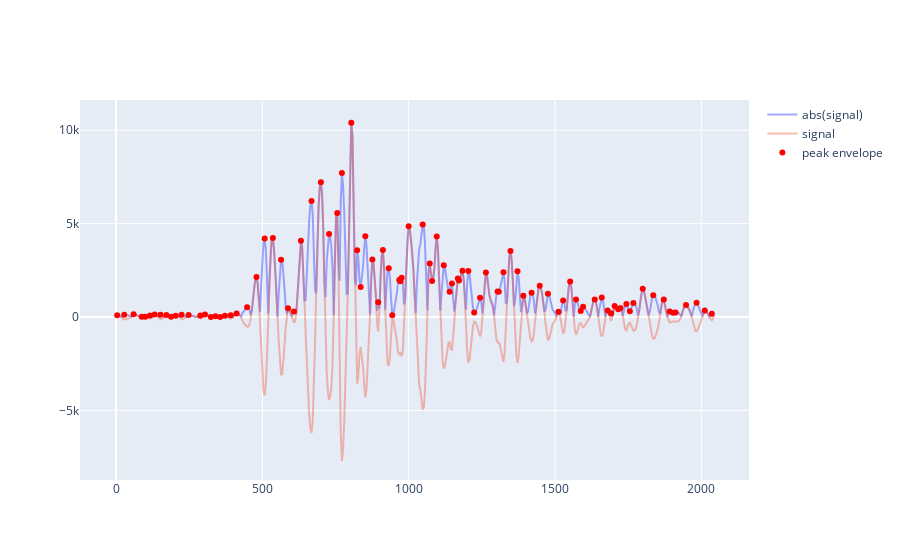

Notebook source saved alongside this figure:
### Code cell
fig = go.Figure()

fig.add_trace(go.Scatter(
    x=df.Time,
    y=df["abs"],
    mode="lines",
    name="abs(signal)",
    opacity=0.6
))

fig.add_trace(go.Scatter(
    x=df.Time,
    y=df["value"],
    mode="lines",
    name="signal",
    opacity=0.4
))

df_peaks =df[df["peak"]==True].copy().drop(["bdiff","fdiff","peak"],axis=1)

fig.add_trace(go.Scatter(
    x=df_peaks['Time'],
    y=df_peaks["abs"],
    mode="markers",
    name="peak envelope",
    marker = dict(
        color="red"
    )
))

fig.show()

### Figure 1 — Plotly figure (JSON) as saved in the notebook; plotly's stock layout.template omitted (floating-point values rounded to 4 significant figures; data arrays with more than 128 entries replaced by an {"elided": "..."} marker saying what was removed)
{"data": [{"mode": "lines", "name": "abs(signal)", "opacity": 0.6, "type": "scatter", "x": {"elided": "512 int values"}, "y": {"elided": "512 int values"}}, {"mode": "lines", "name": "signal", "opacity": 0.4, "type": "scatter", "x": {"elided": "512 int values"}, "y": {"elided": "512 int values"}}, {"marker": {"color": "red"}, "mode": "markers", "name": "peak envelope", "type": "scatter", "x": [4, 28, 60, 88, 100, 116, 132, 152, 172, 188, 204, 224, 248, 288, 304, 324, 340, 356, 372, 392, 412, 448, 480, 508, 536, 564, 588, 608, 632, 668, 700, 728, 756, 772, 804, 824, 836, 852, 876, 896, 912, 932, 944, 968, 972, 976, 1000, 1048, 1072, 1080, 1096, 1120, 1140, 1148, 1168, 1172, 1184, 1204, 1224, 1244, 1264, 1304, 1308, 1324, 1348, 1372, 1392, 1420, 1448, 1476, 1512, 1528, 1552, 1572, 1588, 1596, 1636, 1660, 1680, 1692, 1704, 1716, 1724, 1744, 1756, 1768, 1800, 1836, 1872, 1892, 1904, 1912, 1948, 1984, 2012, 2036], "y": [101, 128, 144, 18, 15, 83, 140, 127, 109, 15, 71, 123, 106, 81, 130, 5, 45, 7, 74, 96, 189, 518, 2145, 4199, 4226, 3072, 465, 300, 4087, 6217, 7215, 4444, 5576, 7710, 10403, 3577, 1612, 4320, 3080, 787, 3585, 2611, 92, 1989, 1918, 2103, 4860, 4958, 2865, 1933, 4306, 2767, 1350, 1791, 2062, 1952, 2484, 2462, 244, 1038, 2383, 1373, 1356, 2396, 3533, 2448, 1141, 1298, 1678, 1243, 287, 883, 1904, 943, 325, 544, 942, 1051, 348, 203, 589, 413, 485, 701, 303, 745, 1514, 1162, 937, 292, 232, 247, 640, 768, 347, 172]}], "layout": {}}
